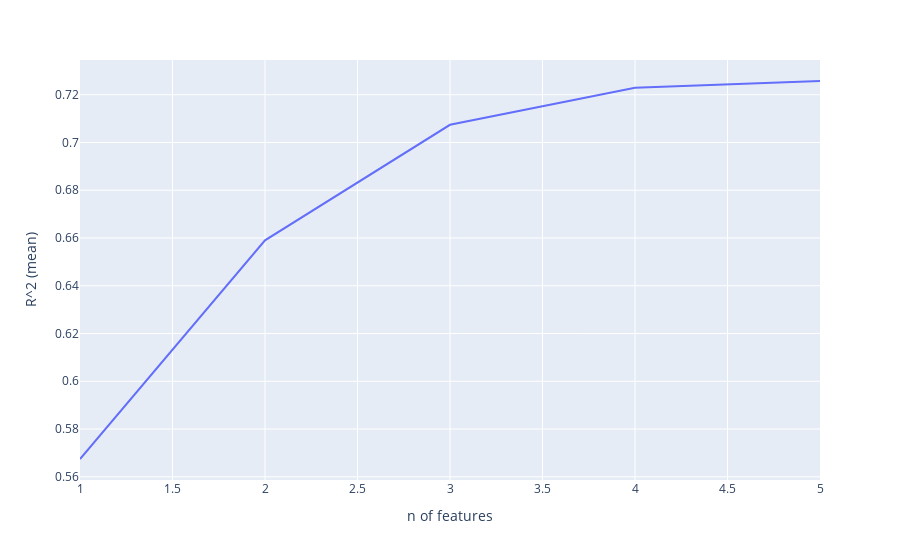

This figure's notebook cell:
### Code cell
scores = []

for i in range(1,6):
    selection_forward = SequentialFeatureSelector(LinearRegression(), n_features_to_select=i,
                                        direction='forward').fit(train_X, train_y)
    selected_features = train_X.columns[selection_forward.get_support()]
    scores.append(cross_val_score(LinearRegression(), train_X[selected_features], train_y, cv=10).mean())

result = pd.DataFrame(zip(range(1,6), scores), columns=['n of features', 'R^2 (mean)'])
px.line(result, x='n of features', y='R^2 (mean)')

### Figure 1 — Plotly figure (JSON) as saved in the notebook; plotly's stock layout.template omitted (floating-point values rounded to 4 significant figures)
{"data": [{"hovertemplate": "n of features=%{x}<br>R^2 (mean)=%{y}<extra></extra>", "legendgroup": "", "line": {"color": "#636efa", "dash": "solid"}, "mode": "lines", "name": "", "orientation": "v", "showlegend": false, "type": "scatter", "x": [1, 2, 3, 4, 5], "xaxis": "x", "y": [0.5675, 0.659, 0.7074, 0.723, 0.7258], "yaxis": "y"}], "layout": {"legend": {"tracegroupgap": 0}, "margin": {"t": 60}, "xaxis": {"anchor": "y", "domain": [0, 1], "title": {"text": "n of features"}}, "yaxis": {"anchor": "x", "domain": [0, 1], "title": {"text": "R^2 (mean)"}}}}
